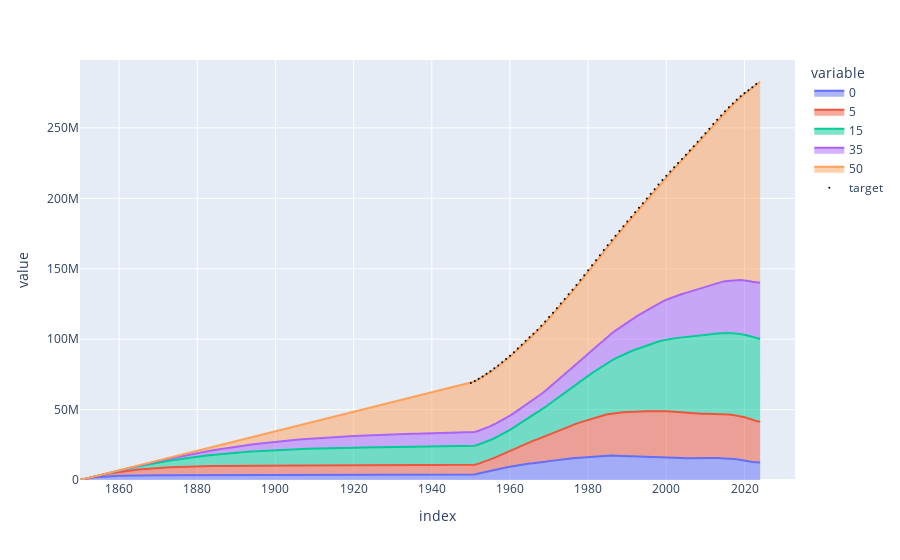

Source (notebook cell):
### Code cell
# Run and inspect results
model.run({"death rate": 0.01})
fig = model.get_derived_outputs_df().plot.area()
fig.add_trace(go.Scatter(x=target_pops.index, y=target_pops, name="target", mode="markers", marker=dict(color="black", size=2.0)))

### Figure 1 — Plotly figure (JSON) as saved in the notebook; plotly's stock layout.template omitted (floating-point values rounded to 4 significant figures; data arrays with more than 128 entries replaced by an {"elided": "..."} marker saying what was removed)
{"data": [{"fillpattern": {"shape": ""}, "hovertemplate": "variable=0<br>index=%{x}<br>value=%{y}<extra></extra>", "legendgroup": "0", "line": {"color": "#636efa"}, "marker": {"symbol": "circle"}, "mode": "lines", "name": "0", "orientation": "v", "showlegend": true, "stackgroup": "1", "type": "scatter", "x": {"elided": "175 int values"}, "xaxis": "x", "y": {"elided": "175 float values"}, "yaxis": "y"}, {"fillpattern": {"shape": ""}, "hovertemplate": "variable=5<br>index=%{x}<br>value=%{y}<extra></extra>", "legendgroup": "5", "line": {"color": "#EF553B"}, "marker": {"symbol": "circle"}, "mode": "lines", "name": "5", "orientation": "v", "showlegend": true, "stackgroup": "1", "type": "scatter", "x": {"elided": "175 int values"}, "xaxis": "x", "y": {"elided": "175 float values"}, "yaxis": "y"}, {"fillpattern": {"shape": ""}, "hovertemplate": "variable=15<br>index=%{x}<br>value=%{y}<extra></extra>", "legendgroup": "15", "line": {"color": "#00cc96"}, "marker": {"symbol": "circle"}, "mode": "lines", "name": "15", "orientation": "v", "showlegend": true, "stackgroup": "1", "type": "scatter", "x": {"elided": "175 int values"}, "xaxis": "x", "y": {"elided": "175 float values"}, "yaxis": "y"}, {"fillpattern": {"shape": ""}, "hovertemplate": "variable=35<br>index=%{x}<br>value=%{y}<extra></extra>", "legendgroup": "35", "line": {"color": "#ab63fa"}, "marker": {"symbol": "circle"}, "mode": "lines", "name": "35", "orientation": "v", "showlegend": true, "stackgroup": "1", "type": "scatter", "x": {"elided": "175 int values"}, "xaxis": "x", "y": {"elided": "175 float values"}, "yaxis": "y"}, {"fillpattern": {"shape": ""}, "hovertemplate": "variable=50<br>index=%{x}<br>value=%{y}<extra></extra>", "legendgroup": "50", "line": {"color": "#FFA15A"}, "marker": {"symbol": "circle"}, "mode": "lines", "name": "50", "orientation": "v", "showlegend": true, "stackgroup": "1", "type": "scatter", "x": {"elided": "175 int values"}, "xaxis": "x", "y": {"elided": "175 float values"}, "yaxis": "y"}, {"marker": {"color": "black", "size": 2}, "mode": "markers", "name": "target", "type": "scatter", "x": [1950, 1951, 1952, 1953, 1954, 1955, 1956, 1957, 1958, 1959, 1960, 1961, 1962, 1963, 1964, 1965, 1966, 1967, 1968, 1969, 1970, 1971, 1972, 1973, 1974, 1975, 1976, 1977, 1978, 1979, 1980, 1981, 1982, 1983, 1984, 1985, 1986, 1987, 1988, 1989, 1990, 1991, 1992, 1993, 1994, 1995, 1996, 1997, 1998, 1999, 2000, 2001, 2002, 2003, 2004, 2005, 2006, 2007, 2008, 2009, 2010, 2011, 2012, 2013, 2014, 2015, 2016, 2017, 2018, 2019, 2020, 2021, 2022, 2023], "y": [68799023, 70286301, 71876432, 73569143, 75367368, 77273506, 79282548, 81390833, 83592761, 85892868, 88296069, 90791247, 93375849, 96051422, 98833747, 101365129, 103792752, 106526392, 109450005, 112517638, 115657493, 118833700, 122039840, 125288514, 128555043, 131843847, 135173655, 138533540, 141953162, 145434832, 148950538, 152485034, 156052152, 159651380, 163251123, 166776184, 170175063, 173511152, 176855064, 180201628, 183501095, 186778237, 190043743, 193305166, 196591826, 199888055, 203204347, 206536094, 209826788, 213004667, 216077788, 219097899, 222088493, 225048006, 227926649, 230871648, 233951651, 237062336, 240157902, 243220027, 246305320, 249470031, 252698523, 255852465, 258877397, 261799248, 264627417, 267346656, 269951845, 272489380, 274814865, 276758052, 278830527, 281190064]}], "layout": {"legend": {"title": {"text": "variable"}, "tracegroupgap": 0}, "margin": {"t": 60}, "xaxis": {"anchor": "y", "domain": [0, 1], "title": {"text": "index"}}, "yaxis": {"anchor": "x", "domain": [0, 1], "title": {"text": "value"}}}}
